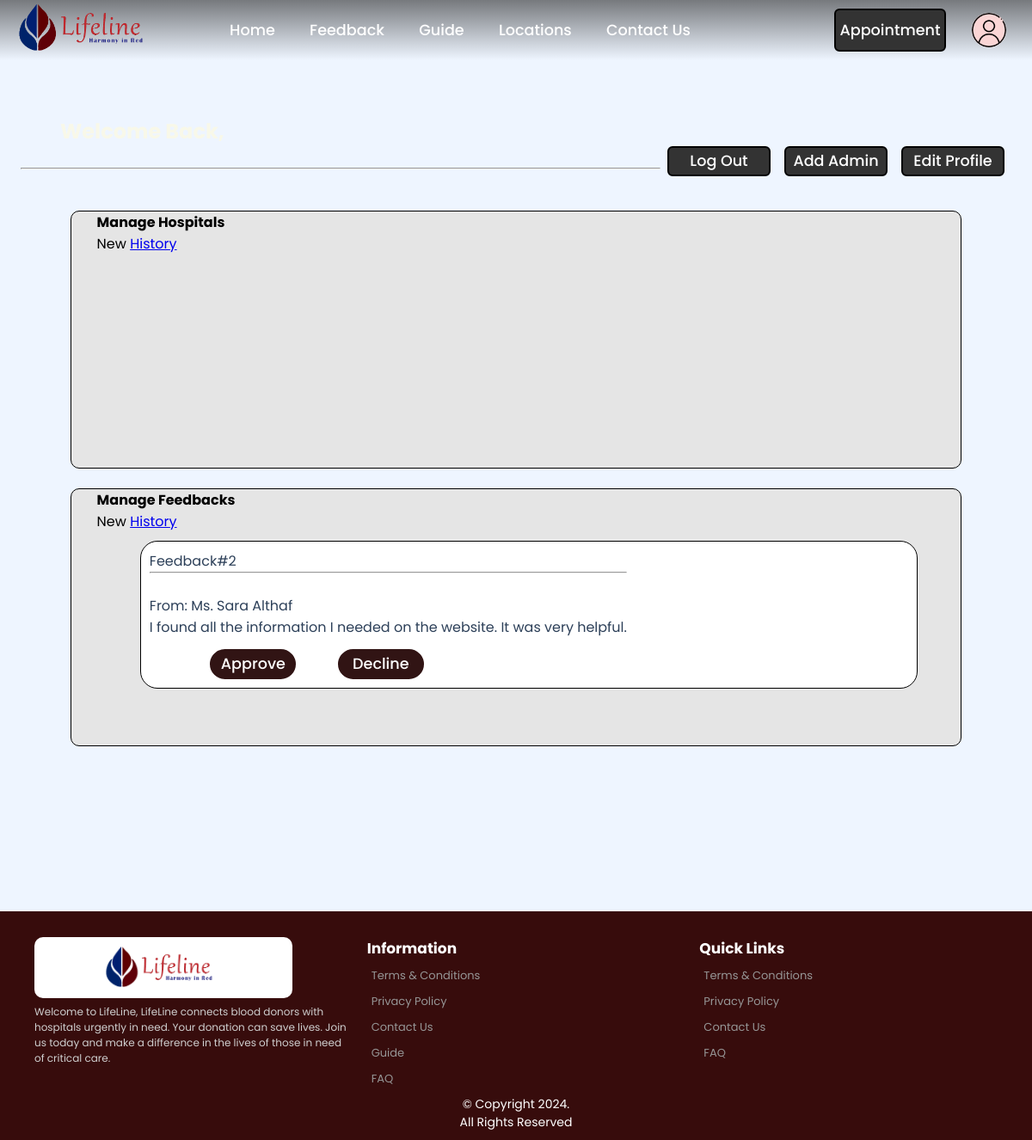
Page /admin_panel.php on the committed database.
### tables this page shows
CREATE TABLE
    feedback (
        Feedback_id INT AUTO_INCREMENT NOT NULL,
        F_Donor_id INT NULL,
        F_Hospital_id INT NULL,
        Comment VARCHAR(250) NOT NULL,
        Status BOOLEAN NULL,
        F_Admin_id INT NULL,
        CONSTRAINT Feedback_id PRIMARY KEY (Feedback_id),
        CONSTRAINT Feedback_F_Doner_id_FK1 FOREIGN KEY (F_Donor_id) REFERENCES Donor (Donor_id),
        CONSTRAINT Feedback_F_Hospital_id_FK2 FOREIGN KEY (F_Hospital_id) REFERENCES Hospital (Hospital_id),
        CONSTRAINT Feedback_F_Admin_id_FK3 FOREIGN KEY (F_Admin_id) REFERENCES Admin (Admin_id),
        CONSTRAINT Donor_or_Hospital CHECK (
            (
                F_Donor_id IS NOT NULL
                AND F_Hospital_id IS NULL
            )
            OR (
                F_Donor_id IS NULL
                AND F_Hospital_id IS NOT NULL
            )
        )
    );

### CRUD/admin_manage_feedback.php (called while the page is built, shortened)
<?php
require 'dbh.crud.php';
$query = "SELECT *,
CONCAT(donor.Salutation,' ',donor.F_Name,' ',donor.L_Name) AS DonorName,
hospital.H_Name
          FROM feedback
          LEFT JOIN donor ON feedback.F_Donor_id = donor.Donor_id
          LEFT JOIN hospital ON feedback.F_Hospital_id = hospital.Hospital_id
          WHERE feedback.Status is NULL";
$result_feedbacks = mysqli_query($conn, $query);

### admin_panel.php (the view, shortened to what this page needs)
<?php
require 'header.php';
require 'CRUD/admin_manage_hospital.php';
require 'CRUD/admin_manage_feedback.php';
?>
<!DOCTYPE html>
<html>
<head>
    <link rel="stylesheet" href="css/admin_panel.css" />
</head>
<body>
    <main class="frame">
        <div class="sec1">
            <div class="row1">
                <?php
                echo "<h2 class=\"title\">Welcome Back, " . $_SESSION['username'] . "</h2>";
                ?>
                <div class="but1">
                    <button class="editB" onclick="document.location='admin_edit.php'">
                        Edit Profile
                    </button>
                </div>
                <div class="but2">
                    <button class="campB" onclick="document.location='add_admin.php'">
                        Add Admin
                    </button>
                </div>
                <div class="but3">
                    <button class="logout" name='logout' onclick="document.location='logout.php' ">Log Out</button>
                </div>
            </div>
        </div>
        <br />
        <hr />
        <br>
        <div class="sec2">
            <div class="container">
                <h4>Manage Hospitals</h4>
                <div class="hyperL">
                    <label>New</label>
                    <a href="admin_history.php">History</a>
                </div>
            </div>
            <div class="sec2">
                <div class="container-wonder">
                    <h4>Manage Feedbacks</h4>
                    <div class="hyperL">
                        <label>New</label>
                        <a href="admin_history.php">History</a>
                    </div>
                    <?php
                    while ($row = mysqli_fetch_assoc($result_feedbacks)) {
                        $FeedbackID = $row['Feedback_id'];
                        $Comment = $row['Comment'];
                        if ($row['F_Donor_id'] == null) {
                            $UserName = $row['H_Name'];
                        } else {
                            $UserName = $row['DonorName'];
                        }
                    ?>
                        <div class="temp">
                            <div class="info">
                                <label> Feedback#<?php echo $FeedbackID ?></label>
                                <hr>
                                <br>
                                <label>From: <?php echo $UserName ?></label>
                                <br>
                                <label><?php echo $Comment ?></label>
                            </div>
                            <form method="post">
                                <button class="Approved" name="Approved" type="submit" onclick="return confirm('Are You Sure ?')">Approve</button>
                                <button class="Cancelled" name="Declined" type="submit" onclick="return confirm('Are You Sure ?')">Decline</button>
                            </form>
                        </div>
                    <?php
                    }
                    ?>
                </div>
            </div>
    </main>
    <?php
    require 'footer.php';
    ?>
</body>
</html>

### css/index.css (style rules this page uses)
* { margin: 0; padding: 0; box-sizing: border-box; font-family: 'Poppins', sans-serif; }
body { justify-content: center; align-items: center; background-color:#EEF5FF; margin-top: 100px; min-height: 100vh; }

### css/admin_panel.css (style rules this page uses)
body { background-image:url(../images/panelwall.jpg); image-orientation: flip; background-repeat: no-repeat; background-size: cover; background-position: center; }
.frame { border-color: black; border: 2%; border-radius: 10px; width: 96%; height: 120%; padding: auto; margin:auto; z-index: 1; }
.row1 { color:rgb(248, 248, 233); margin-left: 30%; }
.editB,.campB,.logout { float:right; margin: 0 8px; width: 120px; height: 35px; border: 2px solid #000000; outline:none; border-radius: 6px; font-size: 1.1em; color: white; background-color: #333; font-weight: 500; transition: .2s; cursor: pointer; }
.row1,.editB,.campB,.logout { display: inline; }
.container,.container-wonder { margin: auto; border-radius: 10px; border: 1px solid #000000; background-color:#E5E5E5; padding-left: 30px; width: 90%; height: 300px; overflow: hidden; overflow-y: scroll; }
.post,.Edit,.Cancel,.Cancelled,.Approved { display: block; margin-top: 1.5%; margin-right: 5%; width: 100px; height: 35px; border: 2px solid #311414; outline:none; border-radius: 50px; font-size: 1.1em; color: white; cursor: pointer; background-color: #311414; font-weight: 500; transition: .5s; }
.temp .info,.Cancelled,.Approved { display: inline-block; }
.temp .info,.Edit,.Cancel { display: inline-block; }
.temp { color: #2D4059; border: 1px solid black; background-color: white; width: 90%; padding: 10px; border-radius: 20px; display: block; margin: auto; margin-top: 1%; }
.Approved { margin-left: 8%; }
.container,.container-wonder { margin-top: 2%; }
.title { padding-top: 3%; }
.title,.head { margin-left: 4%; }

### rows in the picture
feedback: Feedback_id "2", UserName "Ms. Sara Althaf", Comment "I found all the information I needed on the website. It was very helpful."
